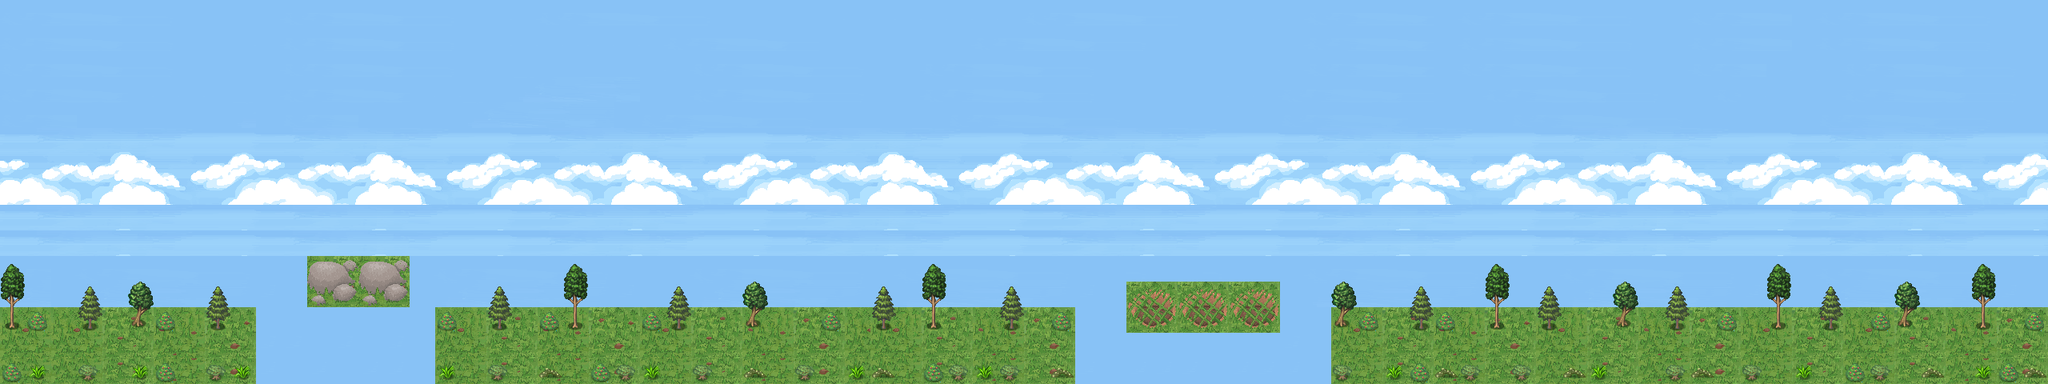

A level layout from a 2D game, rendered from its tile map. Below: a short description, then the map file with tile-grid data replaced by summaries:
An orthogonal 80x15 tile map with 32x32 px tiles, 5 tile layers (SueloArboles, Suelo, Cielo, Personaje, ...).

<map version="1.0" orientation="orthogonal" width="80" height="15" tilewidth="32" tileheight="32">
 <tileset firstgid="1" name="mapa_1" tilewidth="32" tileheight="32">
  <image source="mapa_1.png" width="384" height="640" />
 </tileset>
 <layer name="SueloArboles" width="80" height="15">
  <data>[1200 cells, 136 non-empty, 20 distinct tile ids]</data>
 </layer>
 <layer name="Suelo" width="80" height="15">
  <data>[1200 cells, 73 non-empty, 12 distinct tile ids]</data>
 </layer>
 <layer name="Cielo" width="80" height="15">
  <data>[1200 cells, 991 non-empty, 50 distinct tile ids]</data>
 </layer>
 <layer name="Personaje" width="80" height="15">
  <data>[1200 cells, 0 non-empty, 0 distinct tile ids]</data>
 </layer>
 <layer name="Arboles" width="80" height="15">
  <data>[1200 cells, 101 non-empty, 11 distinct tile ids]</data>
 </layer>
</map>